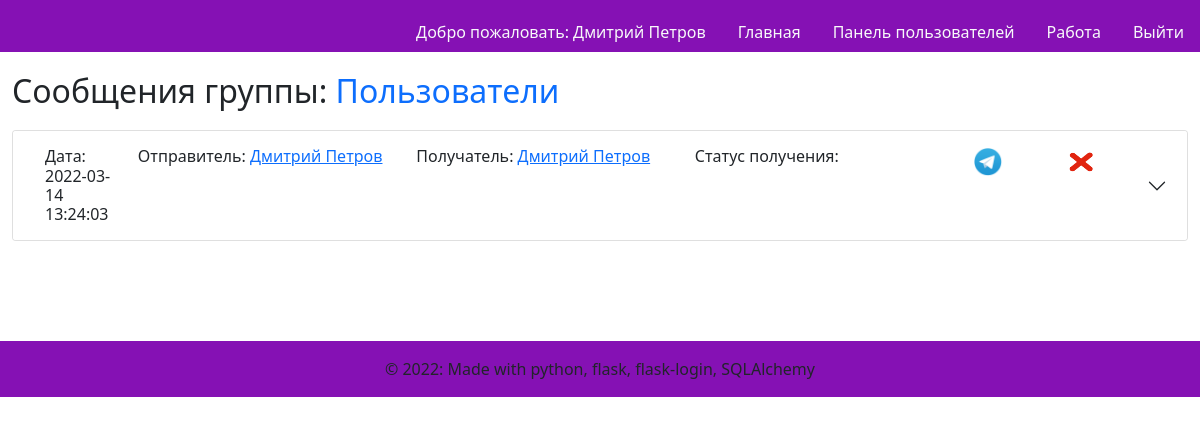
The page /3/groupmessages (signed in) on the database its author committed.
### models.py (models this page shows)
class User(UserMixin, db.Model):
    id = db.Column(db.Integer,
                   nullable=False,
                   unique=True,
                   primary_key=True,
                   autoincrement=True)  # primary keys are required by SQLAlchemy
    password = db.Column(db.String(100))  # пароль есть только у администраторов и модераторов
    name = db.Column(db.String(100))  # имя фамилия
    phone_number = db.Column(db.String(11), unique=True)  # номер телефона
    vk_authorized = db.Column(db.Boolean, default=False)  # авторизован вк или нет
    tlg_authorized = db.Column(db.Boolean, default=False)  # авторизован в телеграм или нет
    status = db.Column(db.String(30))  # статус пользователя(ожидает подтверждения\в архиве\подтвержден)
    app_role = db.Column(db.String(20))  # роль в приложении(админ, модератор, пользователь)
    organisation_role = db.Column(db.String(100))  # должность в организации
    tlg_chat_id = db.Column(db.Integer, default=-1)
    vk_chat_id = db.Column(db.Integer, default=-1)

class Group(db.Model):
    id = db.Column(db.Integer,
                   nullable=False,
                   unique=True,
                   primary_key=True,
                   autoincrement=True)  # primary keys are required by SQLAlchemy
    name = db.Column(db.String(100), unique=True)  # название группы
    owner_id = db.Column(db.Integer, db.ForeignKey('user.id'))  # идентификатор создателя или владельца
    owner = db.relationship('User', backref='owner', lazy='subquery')

class Message(db.Model):
    id = db.Column(db.Integer,
                   nullable=False,
                   unique=True,
                   primary_key=True,
                   autoincrement=True)  # primary keys are required by SQLAlchemy
    is_group = db.Column(db.Boolean, default=False)
    user_id = db.Column(db.Integer, db.ForeignKey('user.id'))
    sender_id = db.Column(db.Integer, db.ForeignKey('user.id'))
    group_id = db.Column(db.Integer, db.ForeignKey('group.id'))
    content_id = db.Column(db.Integer, db.ForeignKey('content.id'))
    sender = db.relationship('User', foreign_keys=[sender_id], backref='sender', lazy='subquery')
    user = db.relationship('User', foreign_keys=[user_id], backref='user', lazy='subquery')
    group = db.relationship('Group', backref='group', lazy='subquery')
    content = db.relationship('Content', backref='content', lazy='subquery')
    tlg_received = db.Column(db.Boolean, default=False)
    vk_received = db.Column(db.Boolean, default=False)
    date = db.Column(db.TEXT, default=datetime.utcnow)

### messages.py (the view)
@messages.route('/<int:id>/groupmessages')
@login_required
def groupmessages(id):
    group = Group.query.filter_by(id=id).first()
    if current_user.app_role != ADMIN and current_user.id != group.owner_id:
        flash(f'Только модератор группы и администратор могут просматривать сообщения группы: {group.name}!')
        return redirect(url_for('main.workallgroups'))
    messages = Message.query.filter_by(group_id=group.id).all()
    msg_content = {}
    if len(messages) <= 0:
        no_messages = True
    else:
        no_messages = False
        for message in messages:
            message.date = datetime.strptime(message.date, '%Y-%m-%d %H:%M:%S')
            db_msg = message.content.message
            db_sender = message.sender.name
            db_receiver = message.user.name
            msg_content[f'message{message.id}'] = db_msg
            msg_content[f'sender{message.sender_id}'] = db_sender
            msg_content[f'receiver{message.user_id}'] = db_receiver
    return render_template('groupmessages.html', group=group, messages=messages, messages_content=msg_content,
                           noMessages=no_messages)

### templates/groupmessages.html (shortened to what this page needs)
{% extends "base.html" %}
{% block content %}
<div class="accordion" id="accordionPanelsStayOpenExample" style="margin-top: 10px">
    <h2>Сообщения группы: <a class="text-decoration-none" href="{{ url_for('groups.editgroup', id=group.id) }}">{{ group.name }}</a></h2>
    {% if noMessages %}
    <h1 style="margin-top: 20px">В группе нет сообщений</h1>
    {% else %}
        {% for message in messages %}
          <div class="accordion-item" style="margin-top: 20px">
            <h2 class="accordion-header" id="panelsStayOpen-heading{{ message['id'] }}">
              <button class="accordion-button collapsed" type="button" data-bs-toggle="collapse" data-bs-target="#panelsStayOpen-collapse{{ message['id'] }}" aria-expanded="true" aria-controls="panelsStayOpen-collapse{{ message['id'] }}">
                <div class="container">
                  <div class="row">
                    <div class="col-1">
                      Дата: {{ message['date'] }}
                    </div>
                    <div class="col-3">
                        {%  set senderid = 'sender' ~ message['sender_id'] %}
                        Отправитель: <a href="{{ url_for('users.edituser', id=message['sender_id']) }}">{{ messages_content[senderid] }}</a>
                    </div>
                    <div class="col-3">
                        {%  set receiverid = 'receiver' ~ message['user_id'] %}
                        Получатель: <a href="{{ url_for('users.edituser', id=message['user_id']) }}">{{ messages_content[receiverid] }}</a>
                    </div>
                    <div class="col-3">
                      Статус получения:
                    </div>
                    <div class="col-1">
                                {% if message['tlg_received'] %}
                                      <img src="../static/images/tg.png" alt="TG" class="img-rounded" style="height:30px; width:30px"/>
                                  {% else %}
                                      <img src="../static/images/none.png" alt="" class="img-rounded" style="height:30px; width:30px"/>
                                  {% endif %}
                    </div>
                    <div class="col-1">
                                  {% if message['vk_received'] %}
                                      <img src="../static/images/vk.png" alt="VK" class="img-rounded" style="height:30px; width:30px"/>
                                  {% else %}
                                      <img src="../static/images/none.png" alt="" class="img-rounded" style="height:30px; width:30px"/>
                                  {% endif %}
                    </div>
                  </div>
                </div>
              </button>
            </h2>
                    {%  set messageid = 'message' ~ message['id'] %}
          </div>
        {% endfor %}
    {% endif %}
</div>
{% endblock %}

### templates/base.html (shortened to what this page needs)
<!DOCTYPE html>
<html>
<head>
    <link rel="stylesheet" href="https://cdnjs.cloudflare.com/ajax/libs/bulma/0.7.2/css/bulma.min.css" />
    <link href="https://cdn.jsdelivr.net/npm/bootstrap@5.1.3/dist/css/bootstrap.min.css" rel="stylesheet">
    <link rel="stylesheet" href="../static/css/preloader.css"/>
</head>
<body class="loader-body" style="background-color: #ffffff; height: inherit">
            <nav class="d-none page-header navbar navbar-light sticky-top" style="background-color: #8511b4;">
                <div class="container-fluid ">
                    <ul class="nav nav-pills position-absolute bottom-0 end-0">
                        {% if current_user.is_authenticated %}
                        <li class="nav-item">
                            <a class="nav-link text-light" style="color: black"
                                        href="{{ url_for('users.edituser', id=current_user.id) }}">
                                Добро пожаловать: {{ current_user.name }}
                            </a>
                         </li>
                        {% endif %}
                        <li class="nav-item" >
                            <a href="{{ url_for('main.index') }}" class="nav-link text-light">
                                Главная
                            </a>
                        </li>
                        {% if current_user.is_authenticated %}
                        <li class="nav-item">
                            <a href="{{ url_for('main.admusers') }}" class="nav-link text-light">
                                Панель пользователей
                            </a>
                        </li>
                        {% endif %}
                        {% if current_user.is_authenticated %}
                        <li class="nav-item">
                            <a href="{{ url_for('main.workallusers') }}" class="nav-link text-light">
                                Работа
                            </a>
                        </li>
                        {% endif %}
                        {% if current_user.is_authenticated %}
                        <li class="nav-item">
                            <a href="{{ url_for('auth.logout') }}" class="nav-link text-light">
                                Выйти
                            </a>
                        </li>
                        {% endif %}
                    </ul>
                </div>
            </nav>
            <div class="d-none page-main container-fluid" style="height: 82%">
                   {% block content %}
                   {% endblock %}
            </div>
            <footer class="d-none page-footer font-small blue" style="background-color: #8511b4; margin-top: 100px">
              <div class="footer-copyright text-center py-3">© 2022: Made with python, flask, flask-login, SQLAlchemy
              </div>
            </footer>
    </body>
</html>

### rows shown on the page
User: name "Дмитрий Петров"
Group: name "Пользователи"
Message: date "2022-03-14 13:24:03", tlg_received True (drawn), vk_received False (drawn)
